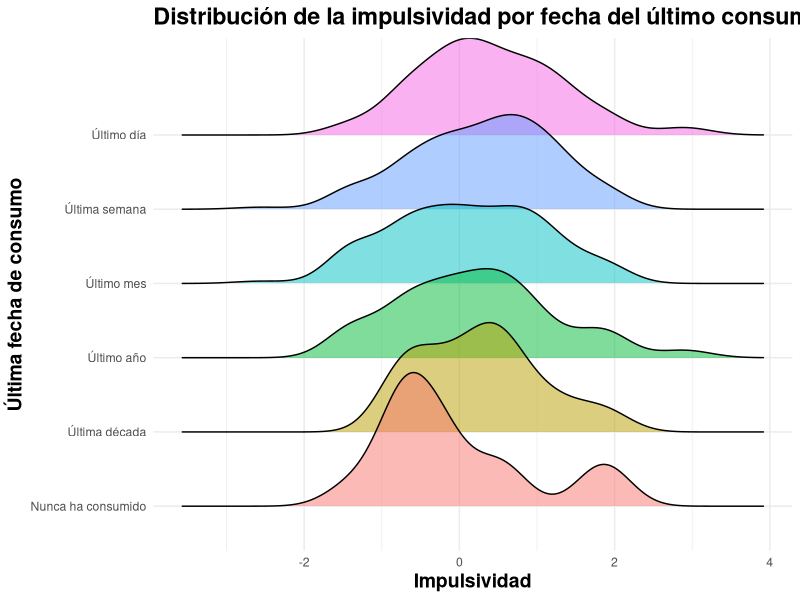

The R script that drew this image:

library(ggplot2)
library(dplyr)
library(ggridges) # Para gráficos de densidad de direferentes niveles

drugs <- read.csv("../data/drug_consumption_clean_r.csv", check.names = FALSE)


# Gráfico de impulsividad por consumo de alcohol.
impulsive_alcohol <- drugs %>% 
  select(impulsive, alcohol, age)

consumo <- c("Nunca ha consumido",
             "Más de una decada",
             "Última década",
             "Último año",
             "Último mes",
             "Última semana",
             "Último día")


# Se hace la visualización por la poblacion agrupada de 18-24 años solamente, porque los demas rangos no reflejaron grandes variaciones
ggplot(impulsive_alcohol[impulsive_alcohol$age  == "18-24",], 
       aes(x = impulsive, y = as.factor(alcohol), fill = as.factor(alcohol))) + 
  geom_density_ridges(alpha = 0.5) +
  labs(title ="Distribución de la impulsividad por fecha del último consumo de alcohol", weigth = 'bold',
       x ="Impulsividad", y = "Última fecha de consumo") +
  theme_minimal() +
  theme(legend.position = "none", title = element_text(hjust=0.5, size=14, face='bold')) +
  scale_y_discrete(labels = consumo, breaks = c(0, 1, 2, 3, 4, 5, 6))
  
